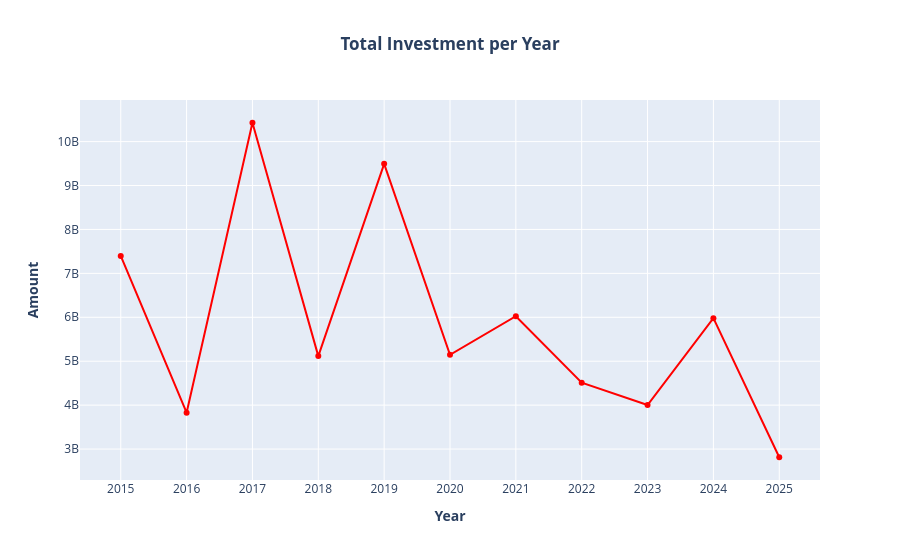

Here is the notebook cell this chart was saved with:
### Markdown cell above
### YOY amount if investment

### Code cell
amount_invs_per_year= df.groupby('year')['amount'].sum().reset_index()

trace1 = go.Scatter(x=amount_invs_per_year['year'] ,y=amount_invs_per_year['amount'] ,marker={'color':'red'})
data = [trace1]
layout = go.Layout(title = {'text':'<b>Total Investment per Year</b>','x':0.5
                         }
                         ,xaxis={'title':'<b>Year</b>' ,'dtick':1} ,yaxis={'title':'<b>Amount</b>'})
fig = go.Figure(data ,layout)
fig.show()

### Figure 1 — Plotly figure (JSON) as saved in the notebook; plotly's stock layout.template omitted (floating-point values rounded to 4 significant figures)
{"data": [{"marker": {"color": "red"}, "type": "scatter", "x": [2015, 2016, 2017, 2018, 2019, 2020, 2021, 2022, 2023, 2024, 2025], "y": [7397000000.0, 3828000000.0, 10430000000.0, 5116000000.0, 9493000000.0, 5147000000.0, 6025000000.0, 4510000000.0, 4002000000.0, 5980000000.0, 2813000000.0]}], "layout": {"title": {"text": "<b>Total Investment per Year</b>", "x": 0.5}, "xaxis": {"dtick": 1, "title": {"text": "<b>Year</b>"}}, "yaxis": {"title": {"text": "<b>Amount</b>"}}}}
